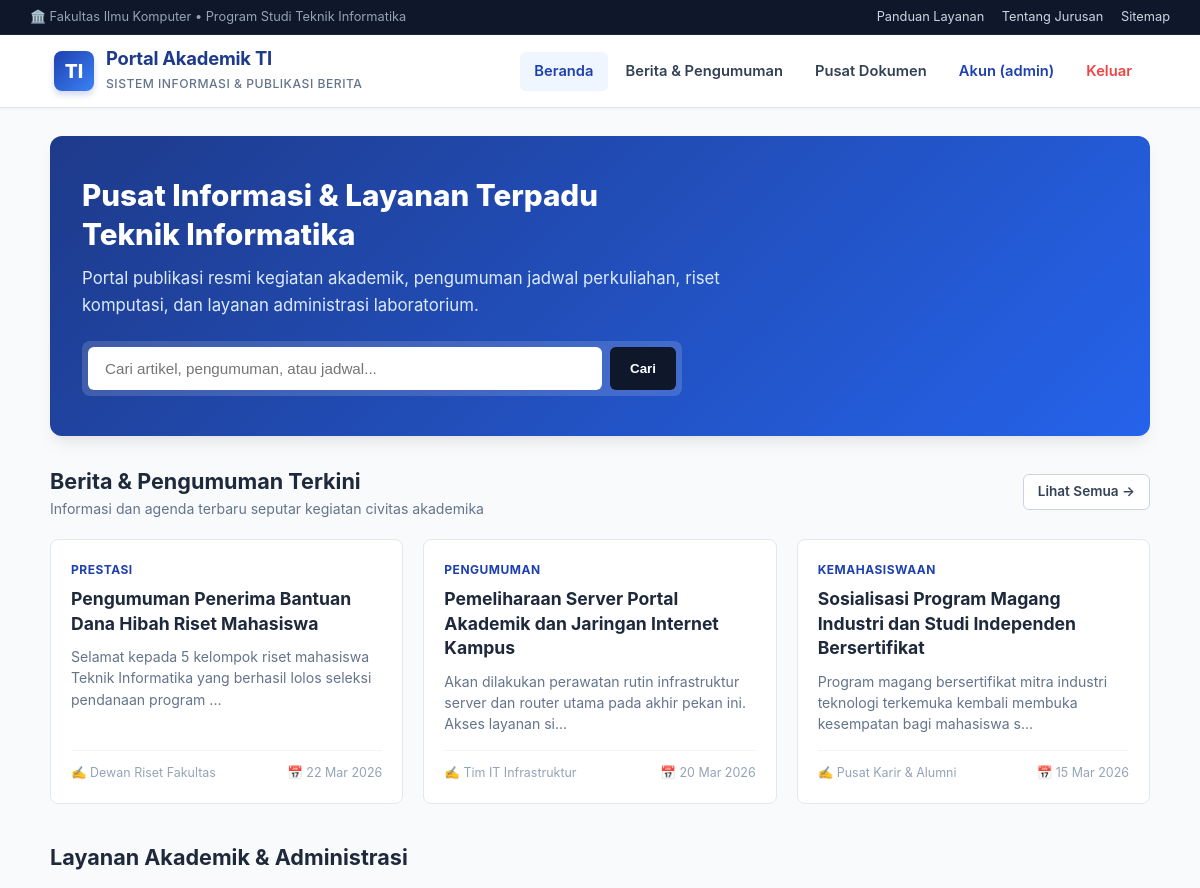
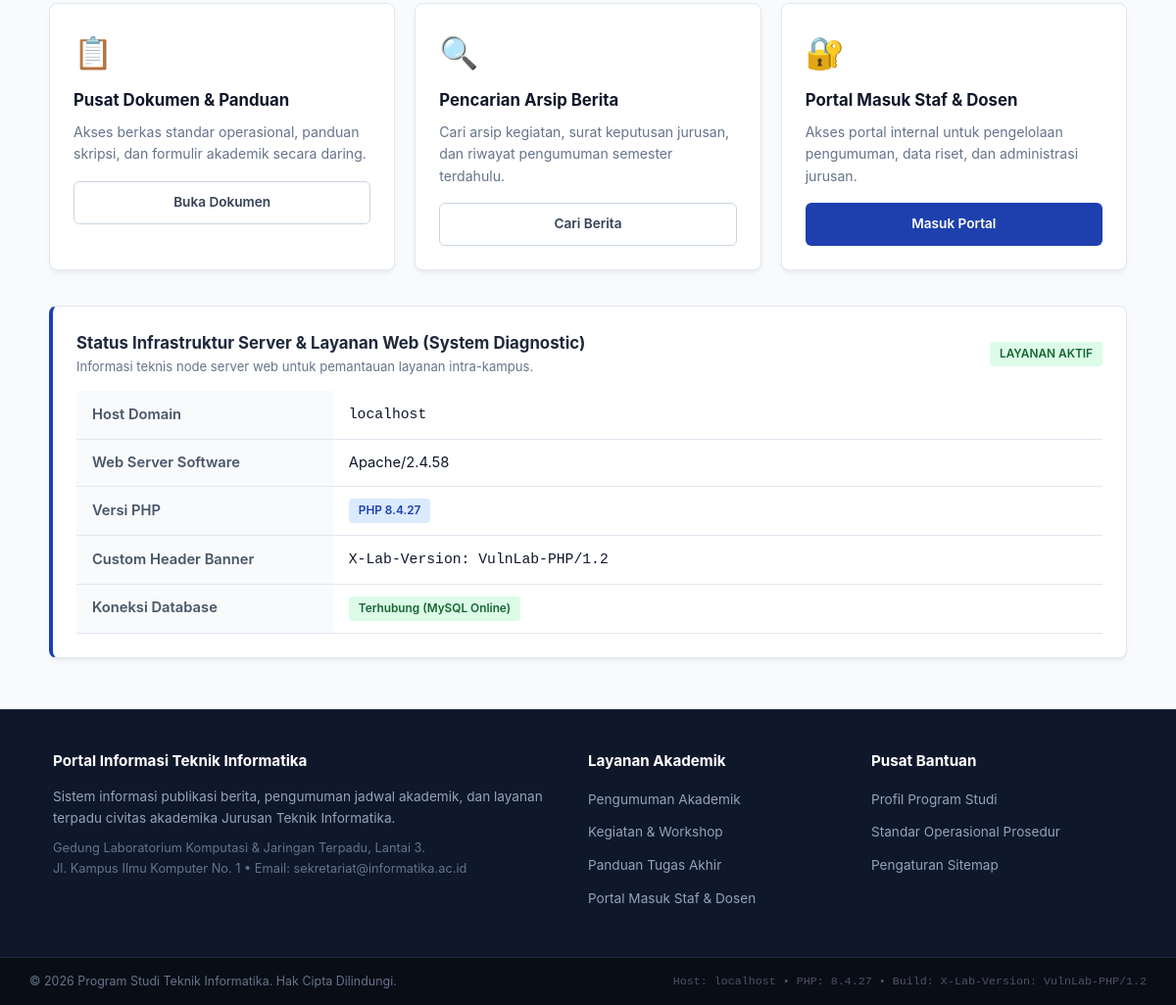
The page / (signed in) on the database its author committed (2 pictures, top to bottom).
### tables this page shows
CREATE TABLE IF NOT EXISTS `posts` (
  `id` int(11) NOT NULL AUTO_INCREMENT,
  `title` varchar(255) NOT NULL,
  `category` varchar(100) NOT NULL,
  `content` text NOT NULL,
  `author` varchar(100) NOT NULL,
  `created_at` datetime NOT NULL DEFAULT CURRENT_TIMESTAMP,
  PRIMARY KEY (`id`)
);

### config.php (called while the page is built, shortened)
<?php
$db_host = "sql309.infinityfree.com";
$db_user = "if0_43275167";
$db_pass = "dvF8Yzj0QkT5jp";
$db_name = "if0_43275167_vulnlab";
try {
    $conn = @mysqli_connect($db_host, $db_user, $db_pass, $db_name);
    if ($conn) {
        $db_connected = true;
    } else {
        $db_connected = false;
        $db_error_message = mysqli_connect_error();
    }
} catch (Exception $e) {
    $db_connected = false;
    $db_error_message = $e->getMessage();
}
?>

### index.php (the view, shortened to what this page needs)
<?php
require_once __DIR__ . '/header.php';
$recent_posts = [];
if ($db_connected) {
    $res = @mysqli_query($conn, "SELECT id, title, category, content, author, created_at FROM posts ORDER BY id DESC LIMIT 3");
    if ($res) {
        while ($row = mysqli_fetch_assoc($res)) {
            $recent_posts[] = $row;
        }
    }
}
?>
<div class="container">
    <section class="hero-banner">
        <h2>Pusat Informasi & Layanan Terpadu<br>Teknik Informatika</h2>
        <p>
            Portal publikasi resmi kegiatan akademik, pengumuman jadwal perkuliahan, riset komputasi, dan layanan administrasi laboratorium.
        </p>
        <form action="search.php" method="GET" class="hero-search-box">
            <input type="text" name="q" class="hero-search-input" placeholder="Cari artikel, pengumuman, atau jadwal...">
            <button type="submit" class="btn-search">Cari</button>
        </form>
    </section>
    <section style="margin-bottom: 36px;">
        <div style="display: flex; justify-content: space-between; align-items: center; margin-bottom: 18px;">
            <div>
                <h3 style="font-size: 1.35rem; font-weight: 700; color: #1e293b;">Berita & Pengumuman Terkini</h3>
                <p style="color: var(--text-muted); font-size: 0.88rem;">Informasi dan agenda terbaru seputar kegiatan civitas akademika</p>
            </div>
            <a href="search.php" class="btn btn-outline" style="font-size: 0.85rem; padding: 6px 14px;">Lihat Semua &rarr;</a>
        </div>
        <?php if (!empty($recent_posts)): ?>
            <div class="grid-3">
                <?php foreach ($recent_posts as $post): ?>
                    <article class="news-card">
                        <div class="news-card-body">
                            <span class="news-category"><?= htmlspecialchars($post['category']); ?></span>
                            <h4 class="news-title"><?= htmlspecialchars($post['title']); ?></h4>
                            <p class="news-snippet">
                                <?= htmlspecialchars(mb_strimwidth($post['content'], 0, 110, "...")); ?>
                            </p>
                            <div class="news-meta">
                                <span>✍️ <?= htmlspecialchars($post['author']); ?></span>
                                <span>📅 <?= date('d M Y', strtotime($post['created_at'])); ?></span>
                            </div>
                        </div>
                    </article>
                <?php endforeach; ?>
            </div>
        <?php else: ?>
            <div class="alert alert-info">
                Belum ada artikel yang dimuat. Hubungkan database untuk melihat berita terbaru.
            </div>
        <?php endif; ?>
    </section>
    <section style="margin-bottom: 36px;">
        <h3 style="font-size: 1.35rem; font-weight: 700; color: #1e293b; margin-bottom: 16px;">Layanan Akademik & Administrasi</h3>
        <div class="grid-3">
            <div class="card" style="margin-bottom: 0;">
                <div style="font-size: 2rem; margin-bottom: 10px;">📋</div>
                <h4 style="font-size: 1.05rem; font-weight: 700; margin-bottom: 8px;">Pusat Dokumen & Panduan</h4>
                <p style="color: var(--text-muted); font-size: 0.88rem; margin-bottom: 16px;">
                    Akses berkas standar operasional, panduan skripsi, dan formulir akademik secara daring.
                </p>
                <a href="view.php?page=panduan_layanan.txt" class="btn btn-outline" style="font-size: 0.85rem; width: 100%;">Buka Dokumen</a>
            </div>
            <div class="card" style="margin-bottom: 0;">
                <div style="font-size: 2rem; margin-bottom: 10px;">🔍</div>
                <h4 style="font-size: 1.05rem; font-weight: 700; margin-bottom: 8px;">Pencarian Arsip Berita</h4>
                <p style="color: var(--text-muted); font-size: 0.88rem; margin-bottom: 16px;">
                    Cari arsip kegiatan, surat keputusan jurusan, dan riwayat pengumuman semester terdahulu.
                </p>
                <a href="search.php" class="btn btn-outline" style="font-size: 0.85rem; width: 100%;">Cari Berita</a>
            </div>
            <div class="card" style="margin-bottom: 0;">
                <div style="font-size: 2rem; margin-bottom: 10px;">🔐</div>
                <h4 style="font-size: 1.05rem; font-weight: 700; margin-bottom: 8px;">Portal Masuk Staf & Dosen</h4>
                <p style="color: var(--text-muted); font-size: 0.88rem; margin-bottom: 16px;">
                    Akses portal internal untuk pengelolaan pengumuman, data riset, dan administrasi jurusan.
                </p>
                <a href="login.php" class="btn btn-primary" style="font-size: 0.85rem; width: 100%;">Masuk Portal</a>
            </div>
        </div>
    </section>
    <section class="card" style="background: #ffffff; border-left: 4px solid var(--primary);">
        <div class="card-header" style="border-bottom: none; margin-bottom: 0; padding-bottom: 0;">
            <div>
                <h4 style="font-size: 1.05rem; font-weight: 700; color: #1e293b;">
                    Status Infrastruktur Server & Layanan Web (System Diagnostic)
                </h4>
                <p style="color: var(--text-muted); font-size: 0.82rem;">
                    Informasi teknis node server web untuk pemantauan layanan intra-kampus.
                </p>
            </div>
            <span class="badge badge-green">LAYANAN AKTIF</span>
        </div>
        <div class="table-responsive" style="margin-top: 14px;">
            <table>
                <tbody>
                    <tr>
                        <th style="width: 25%;">Host Domain</th>
                        <td><code><?= htmlspecialchars($_SERVER['HTTP_HOST'] ?? 'localhost'); ?></code></td>
                    </tr>
                    <tr>
                        <th>Web Server Software</th>
                        <td><?= htmlspecialchars($_SERVER['SERVER_SOFTWARE'] ?? 'Apache / LiteSpeed'); ?></td>
                    </tr>
                    <tr>
                        <th>Versi PHP</th>
                        <td><span class="badge badge-blue">PHP <?= htmlspecialchars(phpversion()); ?></span></td>
                    </tr>
                    <tr>
                        <th>Custom Header Banner</th>
                        <td><code>X-Lab-Version: VulnLab-PHP/1.2</code></td>
                    </tr>
                    <tr>
                        <th>Koneksi Database</th>
                        <td>
                            <?php if ($db_connected): ?>
                                <span class="badge badge-green">Terhubung (MySQL Online)</span>
                            <?php else: ?>
                                <span class="badge" style="background:#fee2e2; color:#b91c1c;">Belum Terhubung</span>
                            <?php endif; ?>
                        </td>
                    </tr>
                </tbody>
            </table>
        </div>
    </section>
</div>
<?php require_once __DIR__ . '/footer.php'; ?>

### header.php (style rules this page uses)
:root { --primary: #1e40af; --primary-dark: #1e3a8a; --primary-light: #3b82f6; --accent: #0ea5e9; --bg-page: #f8fafc; --bg-card: #ffffff; --text-main: #0f172a; --text-muted: #64748b; --border: #e2e8f0; --radius: 8px; --shadow: 0 4px 6px -1px rgba(0, 0, 0, 0.05), 0 2px 4px -2px rgba(0, 0, 0, 0.05); --shadow-lg: 0 10px 15px -3px rgba(0, 0, 0, 0.08), 0 4px 6px -4px rgba(0, 0, 0, 0.04); --font-sans: -apple-system, BlinkMacSystemFont, "Segoe UI", Roboto, "Helvetica Neue", Arial, sans-serif; --font-mono: SFMono-Regular, Consolas, "Liberation Mono", Menlo, monospace; }
* { box-sizing: border-box; margin: 0; padding: 0; }
body { background-color: var(--bg-page); color: var(--text-main); font-family: var(--font-sans); line-height: 1.6; min-height: 100vh; display: flex; flex-direction: column; }
.container { max-width: 1140px; width: 100%; margin: 28px auto; padding: 0 20px; flex: 1; }
.card { background: var(--bg-card); border: 1px solid var(--border); border-radius: var(--radius); padding: 24px; box-shadow: var(--shadow); margin-bottom: 24px; }
.card-header { display: flex; justify-content: space-between; align-items: center; border-bottom: 1px solid var(--border); padding-bottom: 14px; margin-bottom: 18px; }
.hero-banner { background: linear-gradient(135deg, #1e3a8a 0%, #2563eb 100%); color: #ffffff; border-radius: 12px; padding: 40px 32px; margin-bottom: 28px; box-shadow: var(--shadow-lg); position: relative; overflow: hidden; }
.hero-banner h2 { font-size: 1.85rem; font-weight: 800; margin-bottom: 12px; line-height: 1.3; }
.hero-banner p { font-size: 1.05rem; color: #dbeafe; max-width: 680px; margin-bottom: 22px; }
.hero-search-box { display: flex; gap: 8px; max-width: 600px; background: rgba(255, 255, 255, 0.15); padding: 6px; border-radius: 8px; backdrop-filter: blur(4px); }
.hero-search-input { flex: 1; padding: 12px 16px; border-radius: 6px; border: 1px solid rgba(255, 255, 255, 0.3); background: #ffffff; font-size: 0.95rem; outline: none; }
.btn-search { background-color: #0f172a; color: #ffffff; border: none; padding: 12px 20px; border-radius: 6px; font-weight: 600; cursor: pointer; transition: background 0.2s; }
.grid-3 { display: grid; grid-template-columns: repeat(auto-fit, minmax(320px, 1fr)); gap: 20px; }
.news-card { background: #ffffff; border: 1px solid var(--border); border-radius: 8px; overflow: hidden; display: flex; flex-direction: column; transition: transform 0.2s, box-shadow 0.2s; }
.news-card-body { padding: 20px; flex: 1; display: flex; flex-direction: column; }
.news-category { font-size: 0.75rem; font-weight: 700; text-transform: uppercase; color: var(--primary); letter-spacing: 0.5px; margin-bottom: 8px; }
.news-title { font-size: 1.1rem; font-weight: 700; color: #1e293b; margin-bottom: 10px; line-height: 1.4; }
.news-snippet { font-size: 0.88rem; color: var(--text-muted); margin-bottom: 16px; flex: 1; line-height: 1.5; }
.news-meta { font-size: 0.78rem; color: #94a3b8; border-top: 1px solid #f1f5f9; padding-top: 12px; display: flex; justify-content: space-between; }
.btn { display: inline-block; padding: 10px 20px; font-size: 0.92rem; font-weight: 600; text-decoration: none; border-radius: 6px; border: 1px solid transparent; cursor: pointer; transition: all 0.2s; text-align: center; }
.btn-primary { background-color: var(--primary); color: #ffffff; }
.btn-outline { background-color: #ffffff; color: #334155; border: 1px solid #cbd5e1; }
.badge { display: inline-block; padding: 3px 10px; font-size: 0.74rem; font-weight: 600; border-radius: 4px; }
.badge-blue { background: #dbeafe; color: #1e40af; }
.badge-green { background: #dcfce7; color: #166534; }
.table-responsive { overflow-x: auto; }
table { width: 100%; border-collapse: collapse; font-size: 0.92rem; text-align: left; }
th, td { padding: 12px 16px; border-bottom: 1px solid var(--border); }
th { background-color: #f8fafc; color: #475569; font-weight: 600; }

### rows shown on the page
posts: category "PRESTASI", title "Pengumuman Penerima Bantuan Dana Hibah Riset Mahasiswa", content "Selamat kepada 5 kelompok riset mahasiswa Teknik Informatika yang berhasil lolos seleksi pendanaan program ...", author "Dewan Riset Fakultas", created_at "22 Mar 2026"
posts: category "PENGUMUMAN", title "Pemeliharaan Server Portal Akademik dan Jaringan Internet Kampus", content "Akan dilakukan perawatan rutin infrastruktur server dan router utama pada akhir pekan ini. Akses layanan si...", author "Tim IT Infrastruktur", created_at "20 Mar 2026"
posts: category "KEMAHASISWAAN", title "Sosialisasi Program Magang Industri dan Studi Independen Bersertifikat", content "Program magang bersertifikat mitra industri teknologi terkemuka kembali membuka kesempatan bagi mahasiswa s...", author "Pusat Karir & Alumni", created_at "15 Mar 2026"

### other values the page prints
$logged_user['username'] "admin"
$_SERVER['HTTP_HOST'] "localhost"
$_SERVER['SERVER_SOFTWARE'] "Apache/2.4.58"
phpversion() "8.4.27"
